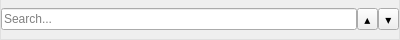
<?xml version="1.0" encoding="UTF-8"?>
<ui version="4.0">
 <class>SearchWidget</class>
 <widget class="QFrame" name="SearchWidget">
  <property name="geometry">
   <rect>
    <x>0</x>
    <y>0</y>
    <width>400</width>
    <height>40</height>
   </rect>
  </property>
  <property name="minimumSize">
   <size>
    <width>400</width>
    <height>40</height>
   </size>
  </property>
  <property name="maximumSize">
   <size>
    <width>400</width>
    <height>40</height>
   </size>
  </property>
  <property name="font">
   <font>
    <family>Ubuntu</family>
    <pointsize>11</pointsize>
   </font>
  </property>
  <property name="windowTitle">
   <string>Form</string>
  </property>
  <property name="autoFillBackground">
   <bool>false</bool>
  </property>
  <property name="styleSheet">
   <string notr="true">QFrame{
  border-color: #E0E0E0;
  border-style: none solid solid solid;
  border-width: 0 1px 1px 1px;
}</string>
  </property>
  <property name="frameShape">
   <enum>QFrame::NoFrame</enum>
  </property>
  <property name="frameShadow">
   <enum>QFrame::Plain</enum>
  </property>
  <layout class="QHBoxLayout" name="horizontalLayout">
   <property name="spacing">
    <number>0</number>
   </property>
   <property name="leftMargin">
    <number>0</number>
   </property>
   <property name="topMargin">
    <number>0</number>
   </property>
   <property name="rightMargin">
    <number>0</number>
   </property>
   <property name="bottomMargin">
    <number>0</number>
   </property>
   <item>
    <widget class="QLineEdit" name="searchInput">
     <property name="sizePolicy">
      <sizepolicy hsizetype="Preferred" vsizetype="Fixed">
       <horstretch>0</horstretch>
       <verstretch>0</verstretch>
      </sizepolicy>
     </property>
     <property name="placeholderText">
      <string>Search...</string>
     </property>
    </widget>
   </item>
   <item>
    <widget class="QToolButton" name="previousButton">
     <property name="text">
      <string>▴</string>
     </property>
    </widget>
   </item>
   <item>
    <widget class="QToolButton" name="nextButton">
     <property name="text">
      <string>▾</string>
     </property>
    </widget>
   </item>
  </layout>
 </widget>
 <resources/>
 <connections/>
</ui>
